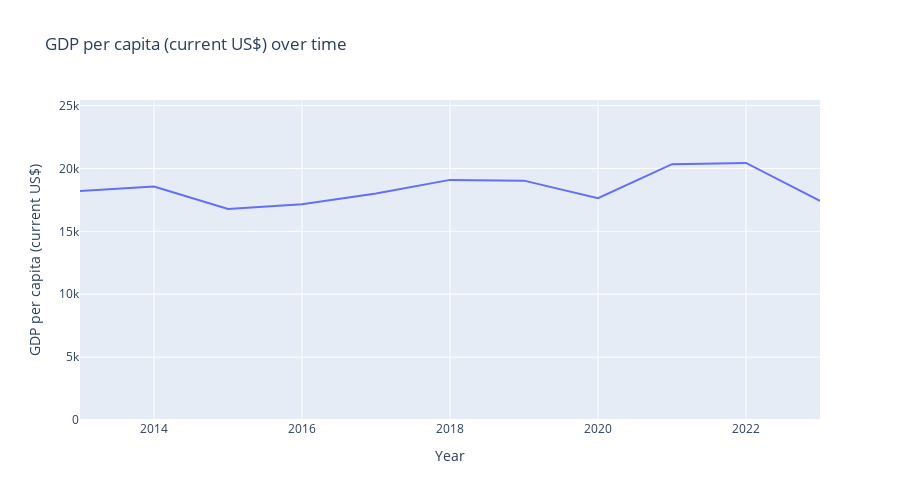

Here is the notebook cell this chart was saved with:
### Code cell
fig1 = px.line(
    gdp_avg,
    x="Year",
    y= "GDP per capita (current US$)",
    title="GDP per capita (current US$) over time",
    width=900,     
    height=500)

fig1.update_layout(
    yaxis=dict(range=[0, gdp_avg["GDP per capita (current US$)"].max() + 5000]) 
)
fig1.show()

### Figure 1 — Plotly figure (JSON) as saved in the notebook; plotly's stock layout.template omitted (floating-point values rounded to 4 significant figures)
{"data": [{"hovertemplate": "Year=%{x}<br>GDP per capita (current US$)=%{y}<extra></extra>", "legendgroup": "", "line": {"color": "#636efa", "dash": "solid"}, "marker": {"symbol": "circle"}, "mode": "lines", "name": "", "orientation": "v", "showlegend": false, "type": "scatter", "x": [2013, 2014, 2015, 2016, 2017, 2018, 2019, 2020, 2021, 2022, 2023], "xaxis": "x", "y": [18210.0, 18570.0, 16770.0, 17150.0, 18010.0, 19090.0, 19030.0, 17640.0, 20340.0, 20440.0, 17430.0], "yaxis": "y"}], "layout": {"height": 500, "legend": {"tracegroupgap": 0}, "title": {"text": "GDP per capita (current US$) over time"}, "width": 900, "xaxis": {"anchor": "y", "domain": [0, 1], "title": {"text": "Year"}}, "yaxis": {"anchor": "x", "domain": [0, 1], "range": [0, 25440.0], "title": {"text": "GDP per capita (current US$)"}}}}
